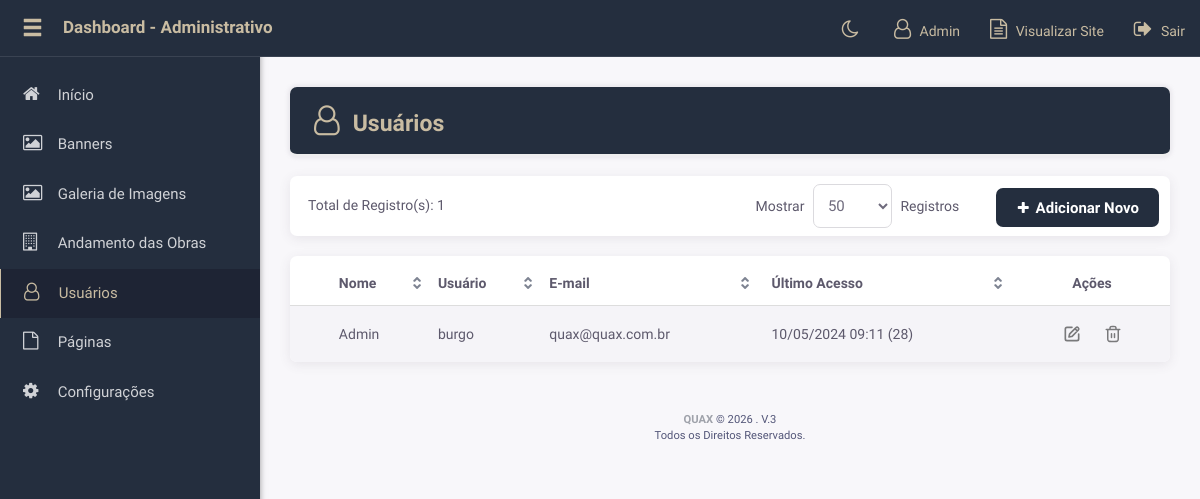
The page /q-admin/list/usuarios.php (signed in) on the database its author committed.
### tables this page shows
CREATE TABLE `adm_usuarios` (
  `id` int(11) NOT NULL,
  `nome_completo` varchar(100) NOT NULL,
  `usuario` varchar(50) NOT NULL,
  `senha` varchar(70) NOT NULL,
  `email` varchar(100) NOT NULL,
  `acesso` varchar(100) NOT NULL,
  `categoria` varchar(20) NOT NULL DEFAULT 'cliente',
  `autor` int(11) NOT NULL,
  `criado` timestamp NOT NULL DEFAULT current_timestamp(),
  `atualizado` datetime DEFAULT current_timestamp() ON UPDATE current_timestamp()
);

### q-admin/config.php (called while the page is built, shortened)
<?php
require_once __DIR__."/../php/config.php";
require_once __DIR__."/../php/classes/Class.login.php";
require_once __DIR__."/php/functions.php";
$userClass = new Usuario();
$arMenu = [
	'Início' => [
		'show' 		=> true,
		'icon' 		=> 'home',
		'access'  	=> 'FULL',
		'file' 		=> 'index.php',
		'submenu' 	=> NULL
	],
	'Banners' => [
		'show' 		=> true,
		'icon' 		=> 'picture-o',
		'access'  	=> 6,
		'file' 		=> 'list/banners.php',
		'submenu' 	=> NULL
	],
	'Tenho Interesse' => [
		'show' 		=> true,
		'icon' 		=> 'address-card-o',
		'access'  	=> 16,
		'file' 		=> 'list/trabalhe-conosco.php',
		'submenu' 	=> NULL
	],
	'Galeria de Imagens' => [
		'show' 		=> true,
		'icon' 		=> 'picture-o',
		'access'  	=> 5,
		'file' 		=> 'list/galeria.php',
		'submenu' 	=> NULL
	],
	'Andamento das Obras' => [
		'show' 		=> true,
		'icon' 		=> 'building-o',
		'access'  	=> 7,
		'file' 		=> 'form/obras.php',
		'submenu' 	=> NULL
	],
	'Usuários' => [
		'show' 		=> true,
		'icon' 		=> 'user-o',
		'access'  	=> 3,
		'file' 		=> 'list/usuarios.php',
		'submenu' 	=> NULL
	],
	'Páginas' => [
		'show' 		=> true,
		'icon' 		=> 'file-o',
		'access'  	=> 1,
		'file' 		=> 'list/paginas.php',
		'submenu' 	=> NULL
	],
	'Configurações' => [
		'show' 		=> true,
		'icon' 		=> 'cog',
		'access'  	=> 2,
		'file' 		=> 'form/configuracoes.php',
		'submenu' 	=> NULL
	],
];
$LIST_ACCESS_FILE = [
	'FULL' => [
		'index.php',
		'ajax/ajax-clear-string.php',
		'ajax/ajax-cities.php',
		'ajax/ajax-image-functions.php',
		'ajax/ajax-image-upload.php',
		'ajax/ajax-save-order.php',
		'ajax/ajax-delete-check.php',
		'sair.php'],
	1  => [
		'list/paginas.php',
		'form/paginas.php'
	],
	2  => ['form/configuracoes.php'],
	3  => [
		'list/usuarios.php',
		'form/usuarios.php'
	],
	5  => [
		'list/galeria.php',
		'form/galeria.php',
	],
	6 => [
		'list/banners.php',
		'form/banners.php'
	],
	7 => ['form/obras.php'],
	16 => [
		'list/trabalhe-conosco.php',
	],
];
$acessoAutor 	= $userClass->getAcesso();
$__ITEMS_PER_PAGE__ = 50;

### php/classes/Class.login.php (called while the page is built, shortened)
<?php
class Usuario {
    var $prefixoChaves = 'usuario_';
	function getAutor() {
		return $_SESSION[$this->prefixoChaves."nome_completo"];
	}
	function getAcesso() {
		return explode("-",$_SESSION[$this->prefixoChaves."acesso"]);
	}
}

### q-admin/models/usuarios.php (called while the page is built, shortened)
<?php
$__TABLE__ 	 	 = 'USUARIOS';
$_header['titulo'] 	= 'Usuários';
$_header['icon'] 	= 'user-o';

### php/ezsql/ez_sql_core.php (called while the page is built, shortened)
<?php
	class ezSQLcore
	{
		var $show_errors      = true;
		var $num_queries      = 0;
		var $conn_queries     = 0;
		var $timers           = array();
		function get_host_port( $host, $default = false )
		{
			$port = $default;
			return array( $host, $port );
		}
		function flush()
		{
			$this->last_result = null;
		}
		function get_var($query=null,$x=0,$y=0)
		{
			if ( $query )
			{
				$this->query($query);
			}
			if ( $this->last_result[$y] )
			{
				$values = array_values(get_object_vars($this->last_result[$y]));
			}
			return (isset($values[$x]) && $values[$x]!=='')?$values[$x]:null;
		}
		function get_row($query=null,$output=OBJECT,$y=0)
		{
			if ( $query )
			{
				$this->query($query);
			}
			if ( $output == OBJECT )
			{
				return $this->last_result[$y]?$this->last_result[$y]:null;
			}
			elseif ( $output == ARRAY_A )
			{
				return $this->last_result[$y]?get_object_vars($this->last_result[$y]):null;
			}
			elseif ( $output == ARRAY_N )
			{
				return $this->last_result[$y]?array_values(get_object_vars($this->last_result[$y])):null;
			}
			else
			{
				$this->show_errors ? trigger_error(" \$db->get_row(string query, output type, int offset) -- Output type must be one of: OBJECT, ARRAY_A, ARRAY_N",E_USER_WARNING) : null;
			}
		}
		function get_results($query=null, $output = OBJECT)
		{
			if ( $query )
			{
				$this->query($query);
			}
			if ( $output == OBJECT )
			{
				return $this->last_result;
			}
		}
		function timer_get_cur()
		{
			list($usec, $sec) = explode(" ",microtime());
			return ((float)$usec + (float)$sec);
		}
		function timer_start($timer_name)
		{
			$this->timers[$timer_name] = $this->timer_get_cur();
		}
		function timer_elapsed($timer_name)
		{
			return round($this->timer_get_cur() - $this->timers[$timer_name],2);
		}
		function count ($all = true, $increase = false) {
			if ($increase) {
				$this->num_queries++;
				$this->conn_queries++;
			}
			return ($all) ? $this->num_queries : $this->conn_queries;
		}
	}

### php/database.php (called while the page is built, shortened)
<?php
$tables = [];
$tables['ACESSOS'] 		 	  	= PREFIX.'acessos';
$tables['PAGINAS'] 			  	= PREFIX.'paginas';
$tables['USUARIOS'] 		  	= PREFIX.'usuarios';
$tables['BANNERS']			  	= PREFIX.'banners';
$tables['CADASTRO']				= PREFIX.'cadastro';
$tables['CONFIG']			  	= PREFIX.'config';
$tables['GALERIA']				= PREFIX.'galeria';
$tables['GALERIA_IMG']			= PREFIX.'galeria_imagens';
$tables['EMPREENDIMENTOS_IMG']	= PREFIX.'empreendimentos_imagens';
require PHP."ezsql/ez_sql_core.php";
require PHP."ezsql/ez_sql_mysqli.php";
$db = new ezSQL_mysqli(DB_USER,DB_PASS,DB_NAME,DB_HOST);

### php/classes/Class.paginacao-admin.php (called while the page is built, shortened)
<?php
class Paginator{
	var $items_per_page;
	var $default_ipp = 25;
	function __construct()
	{
		$this->items_per_page = (!empty($_GET['ipp'])) ? $_GET['ipp']:$this->default_ipp;
	}
	function paginate($pag=false)
	{
		$this->current_page = (int) ($pag?$pag:$_GET['page']);
		if($this->current_page < 1 Or !is_numeric($this->current_page)) $this->current_page = 1;
		$this->low = ($this->current_page-1) * $this->items_per_page;
		$this->limit = ($_GET['ipp'] == 'Todos') ? "":" LIMIT $this->low,$this->items_per_page";
	}
}

### php/ezsql/ez_sql_mysqli.php (called while the page is built, shortened)
<?php
	$ezsql_mysqli_str = array
	(
		1 => 'Require $dbuser and $dbpassword to connect to a database server',
		2 => 'Error establishing mySQLi database connection. Correct user/password? Correct hostname? Database server running?',
		3 => 'Require $dbname to select a database',
		4 => 'mySQLi database connection is not active',
		5 => 'Unexpected error while trying to select database'
	);
	class ezSQL_mysqli extends ezSQLcore
	{
		function connect($dbuser='', $dbpassword='', $dbhost='localhost', $dbport=false)
		{
			global $ezsql_mysqli_str; $return_val = false;
			if ( ! $dbuser )
			{
				$this->register_error($ezsql_mysqli_str[1].' in '.__FILE__.' on line '.__LINE__);
				$this->show_errors ? trigger_error($ezsql_mysqli_str[1],E_USER_WARNING) : null;
			}
			else
			{
				$this->dbh = new mysqli($dbhost,$dbuser,$dbpassword, '', $dbport);
				if( $this->dbh->connect_errno )
				{
					$this->register_error($ezsql_mysqli_str[2].' in '.__FILE__.' on line '.__LINE__);
					$this->show_errors ? trigger_error($ezsql_mysqli_str[2],E_USER_WARNING) : null;
				}
				else
				{
					$return_val = true;
				}
			}
			return $return_val;
		}
		function query($query)
		{
			$return_val = 0;
			$query = trim($query);
			$this->result = @$this->dbh->query($query);
			if ( preg_match("/^(insert|delete|update|start|replace|truncate|drop|create|alter|begin|commit|rollback|set|lock|unlock|call)/i",$query) )
			{
				$this->rows_affected = @$this->dbh->affected_rows;
				$return_val = $this->rows_affected;
			}
			else
			{
				$is_insert = false;
				$i=0;
				$num_rows=0;
				while ( $row = @$this->result->fetch_object() )
				{
					$num_rows++;
				}
				$this->num_rows = $num_rows;
				$return_val = $this->num_rows;
			}
			return $return_val;
		}
	}

### q-admin/list/usuarios.php (the view, shortened to what this page needs)
<?php
require __DIR__ . '/../config.php';
require PHP . 'classes/Class.paginacao-admin.php';
get_header_gestor();
get_barra_header();
?>
<div id="buttons">
	<div class="text-right">
		<? include GESTOR_INCLUDES . 'items-per-page.php'; ?>
		<? count_results($count) ?>
		<? btn_add() ?>
	</div>
</div>
<?php
if ($count>0)
{
	$navbar = new Paginator;
	$navbar->items_total = $count;
	$navbar->mid_range = 9;
	$navbar->items_per_page = $items_page;
	$navbar->paginate();
	$query = $db->get_results("SELECT * FROM ".$tables[$__TABLE__]." ORDER BY id ASC $navbar->limit");
?>
<div class="table-responsive">
	<table class="table table-striped table-hover">
		<thead>
			<tr>
				<th data-sorter="false"></th>
				<th>Nome</th>
				<th>Usuário</th>
				<th>E-mail</th>
				<th>Último Acesso</th>
				<th class="text-center" data-sorter="false">Ações</th>
			</tr>
		</thead>
		<tbody>
		<?php foreach($query as $rs) { ?>
			<tr>
				<td></td>
				<td><?php echo $rs->nome_completo ?></td>
				<td><?php echo $rs->usuario ?></td>
				<td><?php echo $rs->email ?></td>
				<td><?php echo get_last_acess($rs->id) ?></td>
				<td class="text-center">
					<? btn_edit($rs->id) ?>
					<? btn_delete($rs->id) ?>
				</td>
			</tr>
		<?php } ?>
		</tbody>
	</table>
</div>
<?php
} else {
?>
	<div class="alert alert-warning show">
		<strong>Nenhum usuário existente</strong>
	</div>
<?php
	}
get_footer_gestor();
?>

### q-admin/php/functions.php (shortened to what this page needs)
<?php
function geraMenu() {
	global $arMenu, $acessoAutor, $LIST_ACCESS_FILE;
	$_html = [];
	foreach($arMenu as $title => $var)
	{
		if($var['show'] && in_array($var['access'], $acessoAutor) || $var['access']=='FULL')
		{
			$current_file = returnFilePath('admin');
			$current_menu = false;
			if (!is_null($var['file']) && ($current_file == $var['file'] || str_replace('list/', 'form/', $var['file']) == $current_file)) {
				$current_menu = true;
			}
			if ( in_array($current_file, $LIST_ACCESS_FILE[ $var['access'] ])) {
				$current_menu = true;
			}
			$_html[] = '<li '.($current_menu ? 'class="active"' : "").'>';
			$_html[] = '<a href="'.(!is_null($var['file']) ? HTTP_GESTOR.$var['file'] : 'javascript:void(0)').'" '.(!is_null($var['file']) ? '' : 'class="dropdown"').'>';
			$_html[] =		'<span class="waypoint animation_scale animated fa fa-'.$var['icon'].'"></span>
			<span class="titulo-menu">'.$title.(!is_null($var['file']) ? '' : ' <i class="fa fa-angle-down pull-right"></i>')."</span>";
			$_html[] = '</a>';
			$_html[] = '</li>';
		}
	}
	return implode("\n", $_html);
}
function get_header_gestor() {
	global $userClass;
	$_html[] = '<!DOCTYPE>';
	$_html[] = '<html lang="pt-br">';
	$_html[] = '	<head>';
	$_html[] = '		<meta charset="utf-8" />';
	$_html[] = '		<meta name="viewport" content="width=device-width, initial-scale=1, maximum-scale=1, user-scalable=no">';
	$_html[] = '		<meta name="robots" content="noindex,nofollow" />';
	$_html[] = '		<title>Dashboard - Administrativo</title>';
	$_html[] = '		<link rel="icon" href="'.ASSETS_GESTOR.'img/favicon.ico" type="image/x-icon">';
	$_html[] = '		<link rel="shortcut icon" type="image/x-icon" href="'.ASSETS_GESTOR.'img/favicon.ico">';
	$_html[] = '		<script type="text/javascript"> var HTTP_GESTOR = \''.HTTP_GESTOR.'\'</script>';
	$_html[] = '		<script type="text/javascript"> var HTTP = \''.HTTP.'\'</script>';
	$_html[] = '
						<link rel="preconnect" href="https://fonts.googleapis.com">
						<link rel="preconnect" href="https://fonts.gstatic.com" crossorigin>
						<link href="https://fonts.googleapis.com/css2?family=Public+Sans:wght@400;600&display=swap" rel="stylesheet">
						';
	$_html[] = 			style_enqueue('gestor','return');
	$_html[] = '		<script src="'.ASSETS_GESTOR.'js/jquery-3.5.1.min.js"></script>';
	$_html[] = '		<script src="'.ASSETS_GESTOR.'js/jquery-ui.min.js"></script>';
	$_html[] = '	</head>';
	$_html[] = '	<body class="">';
	$_html[] = '		<nav class="navbar navbar-inverse navbar-fixed-top noPrint " role="navigation">';
	$_html[] = '			<div class="container-fluid">';
	$_html[] = '				<div class="navbar-header waypoint animation_left_d1 animated">';
	$_html[] = '					<button type="button" class="navbar-toggle" data-toggle="collapse" data-target=".navbar-collapse">';
	$_html[] = '						<span class="sr-only">Toggle navigation</span>';
	$_html[] = '						<span class="icon-bar"></span>';
	$_html[] = '						<span class="icon-bar"></span>';
	$_html[] = '						<span class="icon-bar"></span>';
	$_html[] = '					</button>';
	$_html[] = '					<a class="showMenu"><span class="glyphicon glyphicon-menu-hamburger"></span></a>';
	$_html[] = '					<a class="navbar-brand" href="'.HTTP_GESTOR.'">Dashboard - Administrativo</a>';
	$_html[] = '				</div>';
	$_html[] = '				<div class="navbar-collapse collapse">';
	$_html[] = '					<ul class="nav navbar-nav navbar-right waypoint animation_right_d1 animated">';
	$_html[] = '						<li><a class="toggle-theme" title="Trocar tema"><i class="fa fa-moon-o"></i></a></li>';
	$_html[] = '						<li><a><i class="fa fa-user-o"></i> '.$userClass->getAutor().'</a></li>';
	$_html[] = '						<li><a href="'.HTTP.'" target="_blank"><i class="fa fa-file-text-o"></i> Visualizar Site</a></li>';
	$_html[] = '						<li><a href="'.HTTP_GESTOR.'sair.php"><i class="fa fa-sign-out"></i> Sair</a></li>';
	$_html[] = '					</ul>';
	$_html[] = '				</div>';
	$_html[] = '			</div>';
	$_html[] = '		</nav>';
	$_html[] = '		<div class="container-fluid">';
	$_html[] = '			<div class="row">';
	$_html[] = '				<aside id="sidebar" class="col-sm-3 col-md-2 noPrint waypoint animation_left animated" role="sidebar">';
	$_html[] = '					<nav class="waypoint animation_left_d1 animated">';
	$_html[] = '						<ul class="nav nav-sidebar">';
	$_html[] = 								geraMenu();
	$_html[] = '						</ul>';
	$_html[] = '					</nav>';
	$_html[] = '					';
	$_html[] = '				</aside>';
	$_html[] = '				<div id="main" class="col-sm-9 col-sm-offset-3 col-md-10 col-md-offset-2 waypoint animation_bottom animated">';
	echo implode("\n",$_html);
}
function get_footer_gestor() {
	$_html[] = '					<footer class="titulo-menu">';
	$_html[] = '						<a title="QUAX" target="_blank" href="https://quax.com.br">
											<b>QUAX</b>
										</a> &copy; '.date("Y").' . V.3<br>
										Todos os Direitos Reservados.';
	$_html[] = '					</footer>';
	$_html[] = '				</div>';
	$_html[] = '			</div>';
	$_html[] = '		</div>';
	$_html[] = 			javascript_enqueue('gestor','return');
	$_html[] = '	</body>';
	$_html[] = '</html>';
	echo implode("\n",$_html);
}
function get_barra_header() {
	global $count, $_header, $_controles;
	$_html[] = '<h1 class="page-header"><span class="waypoint animation_scale animated fa fa-'.$_header['icon'].'"></span>'.$_header['titulo'].'</h1>';
	$_html[] = NotifyMessage();
	$_html[] = NotiyMessageForm();
	echo implode("\n",$_html);
}
function get_last_acess($id, $data=true, $contador=true) {
	global $db, $tables;
	if($data && $id) {
		$query = $db->get_row("SELECT data_acesso FROM ".$tables['ACESSOS']." WHERE id_usuario='{$id}' LIMIT 1");
		if($query) {
			$data = explode(" ", $query->data_acesso);
			$_html[] = implode("/",array_reverse(explode("-",$data[0]))).' '.substr($data[1], 0, -3);
		}
	}
	if($contador && $id) {
		$query = $db->get_var("SELECT COUNT(id) FROM ".$tables['ACESSOS']." WHERE id_usuario='{$id}'");
		if($query>0) {
			if($data) $_html[] = '('.$query.')';
			else $_html[] = $query;
		}
	}
	if(count($_html)>0) return implode(" ", $_html);
	else return '-';
}
function returnFilePath($location = 'home') {
	if ($location == 'home') {
		$shift_num = SHIFT_NUM;
	} elseif ($location == 'admin') {
		$shift_num = (SHIFT_NUM + 1);
	}
	$this_path  = pathinfo($_SERVER['SCRIPT_NAME'], PATHINFO_DIRNAME);
	$this_file  = pathinfo($_SERVER['SCRIPT_NAME'], PATHINFO_BASENAME);
	$full_path  = $this_path . '/' . $this_file;
	$path_array = explode("/", $full_path);
	$path_array = removeBlankElement($path_array);
	for ($i = 0; $i < $shift_num; $i++) {
	    array_shift($path_array);
	}
    return implode("/", $path_array);
}
function btn_edit($id){
	echo '<a class="btn unlocked" href="'.HTTP_GESTOR.'form/'.SELF_PAG.'?id='.$id.'"><img src="'.ASSETS_GESTOR.'img/edit.svg"></a>';
}
function btn_delete($id){
	echo '<a class="btn unlocked deletar" href="'.HTTP_GESTOR.'list/'.SELF_PAG.'?id='.$id.'&delete=1"><img src="'.ASSETS_GESTOR.'img/trash.svg"></a>';
}
function btn_add(){
	echo '<a class="btn btn-sm btn-primary" href="'.HTTP_GESTOR.'form/'.SELF_PAG.'"><span class="fa fa-plus"></span> Adicionar Novo</a>';
}
function count_results($count){
	echo '<div class="cont">Total de Registro(s): '.$count.'</div>';
}

### rows shown on the page
adm_usuarios: nome_completo "Admin", usuario "burgo", email "quax@quax.com.br", id "10/05/2024 09:11 (28)"

### other values the page prints
$userClass->getAutor() "Admin"
$title "Início Banners Galeria de Imagens Andamento das Obras Usuários Páginas Configurações"
$_header['titulo'] "Usuários"
$count "1"
